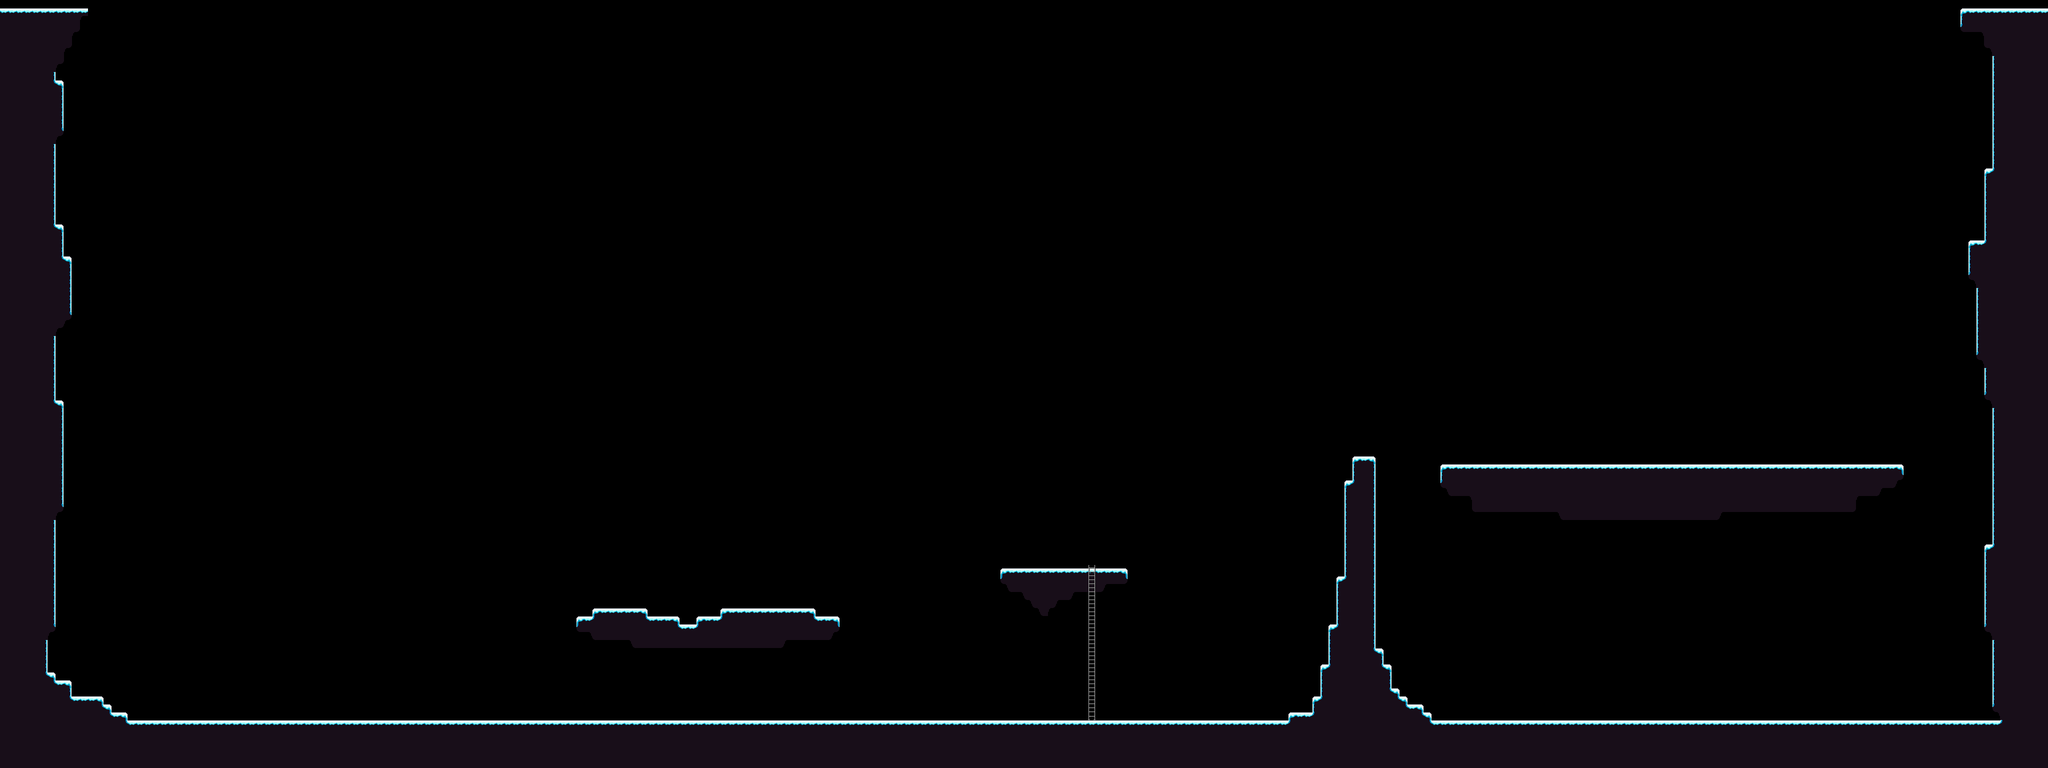

This game map was drawn from its Tiled (.tmx) file and the tilesets committed beside it. A one-line description and the trimmed map source follow:
An orthogonal 256x96 tile map with 16x16 px tiles, 2 tile layers (Tile, Ladder), 1 hidden layer not drawn.

<map version="1.10" tiledversion="1.10.2" orientation="orthogonal" renderorder="right-down" width="256" height="96" tilewidth="16" tileheight="16" infinite="0" nextlayerid="27" nextobjectid="1">
 <tileset firstgid="1" source="Winter.tsx" />
 <layer id="1" name="prototype" width="256" height="96" visible="0" opacity="0.5">
  <data>[24576 cells, 3663 non-empty, 1 distinct tile ids]</data>
 </layer>
 <layer id="26" name="Tile" width="256" height="96">
  <data>[24576 cells, 3698 non-empty, 15 distinct tile ids]</data>
 </layer>
 <layer id="25" name="Ladder" width="256" height="96">
  <data>[24576 cells, 20 non-empty, 3 distinct tile ids]</data>
 </layer>
</map>
